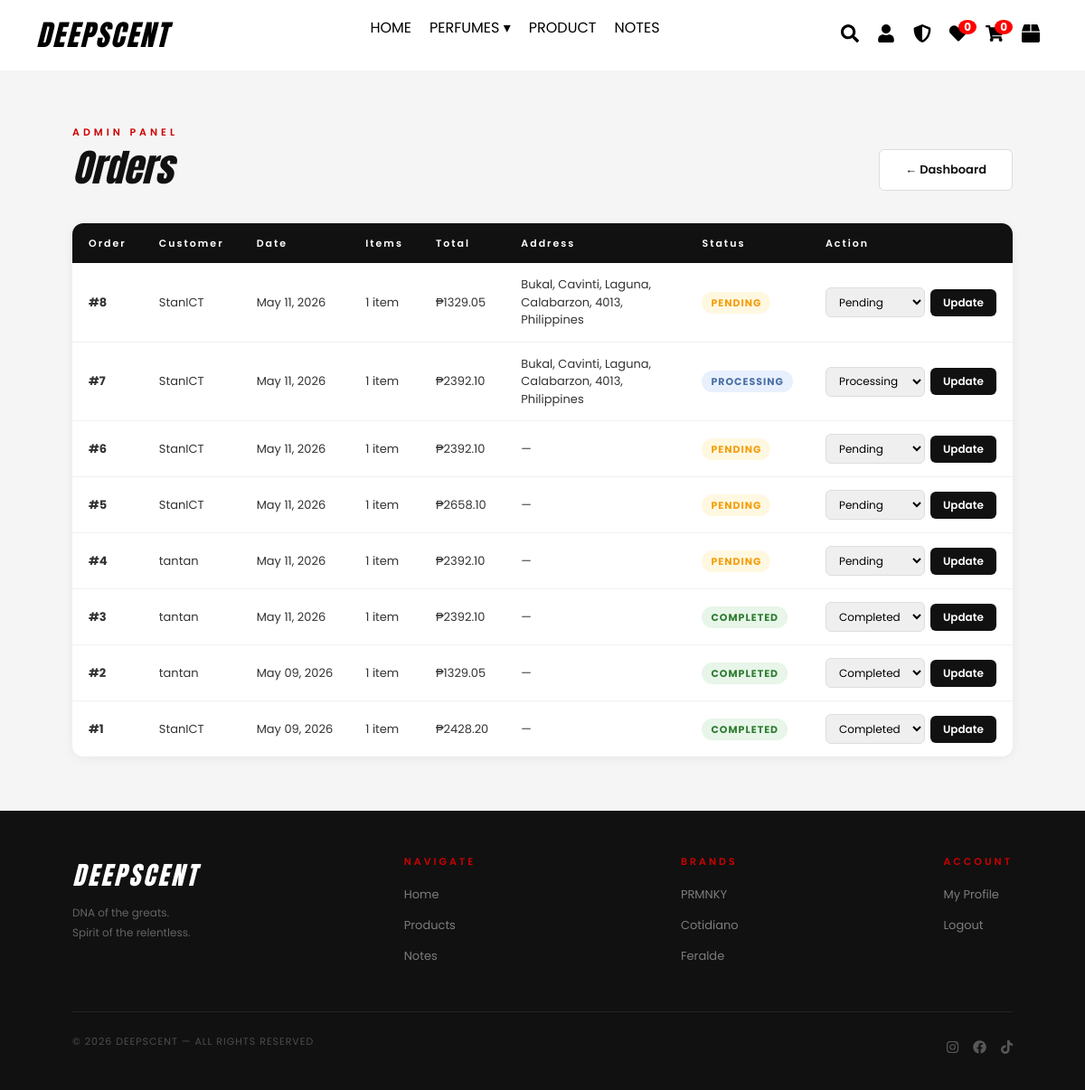
Page /admin/orders (signed in) on the earlier database version.
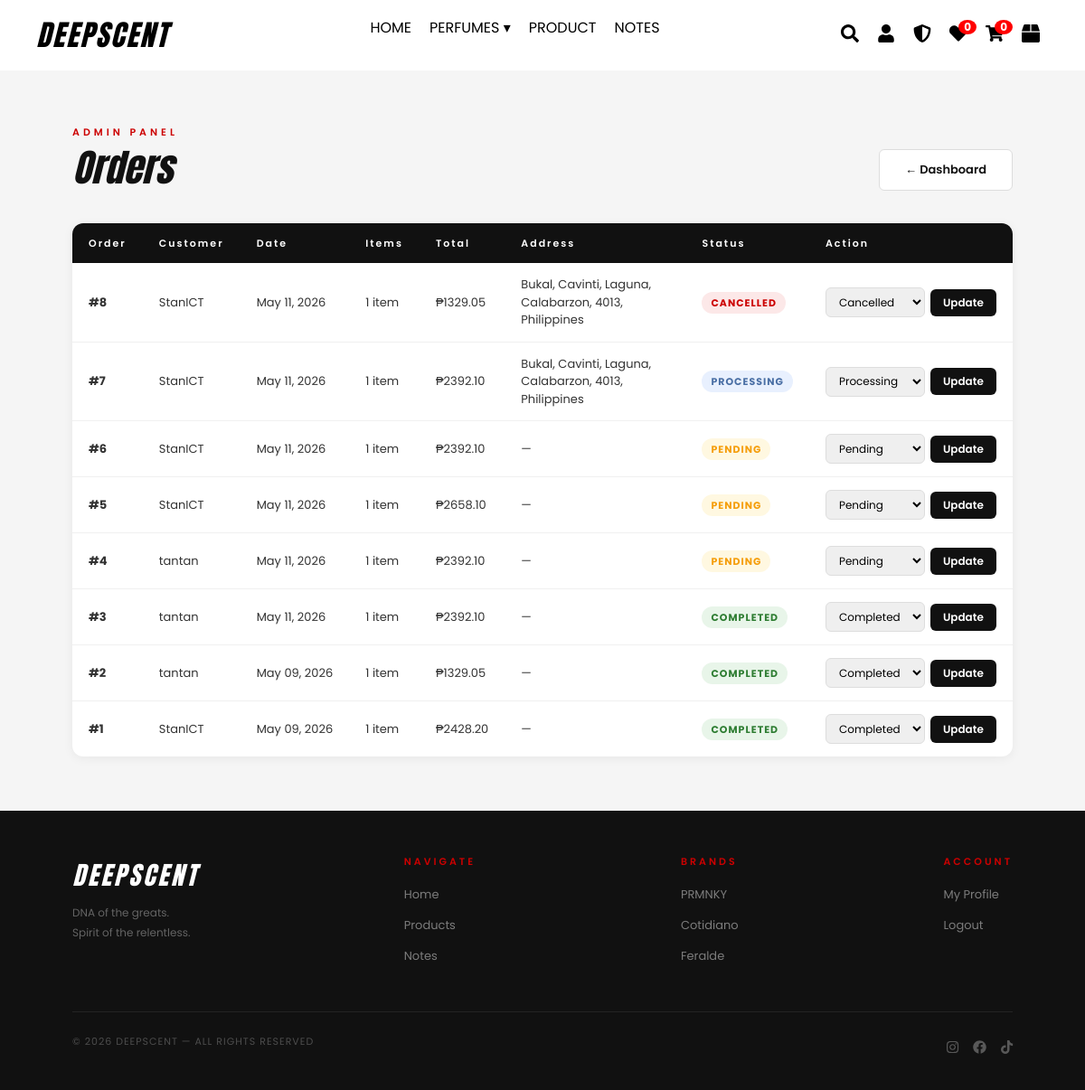
Same page on the later database version.
### website/models.py (models this page shows)
class Order(db.Model):
    id = db.Column(db.Integer, primary_key=True)
    user_id = db.Column(db.Integer, db.ForeignKey('user.id'), nullable=False)
    created_at = db.Column(db.DateTime, default=datetime.utcnow)
    status = db.Column(db.String(20), default='Pending')
    total = db.Column(db.Float, nullable=False)
    address = db.Column(db.String(300), default='')
    items = db.relationship('OrderItem', backref='order', lazy=True)

class User(db.Model, UserMixin):
    id = db.Column(db.Integer, primary_key=True)
    username = db.Column(db.String(150), unique=True, nullable=False)
    password = db.Column(db.String(150), nullable=False)
    is_admin = db.Column(db.Boolean, default=False)
    avatar = db.Column(db.String(150), nullable=True)
    fullname = db.Column(db.String(150), default='')
    address = db.Column(db.String(300), default='')
    cart_items = db.relationship('CartItem', backref='user', lazy=True)
    favorites = db.relationship('Favorite', backref='user', lazy=True)
    orders = db.relationship('Order', backref='user', lazy=True)

### website/admin.py (the view)
@admin.route("/orders")
@login_required
def admin_orders():
    if not current_user.is_admin:
        abort(403)
    orders = Order.query.order_by(Order.created_at.desc()).all()
    return render_template('admin_orders.html', orders=orders)

### website/templates/admin_orders.html (shortened to what this page needs)
{% extends "base.html" %}
{% block content %}
<section class="admin-page">
    <div class="admin-header">
        <div>
            <p class="section-label">ADMIN PANEL</p>
            <h1 class="admin-title">Orders</h1>
        </div>
        <a href="{{ url_for('admin.dashboard') }}" class="admin-btn-secondary">← Dashboard</a>
    </div>
    <div class="admin-table-wrap">
        <table class="admin-table">
            <thead>
                <tr>
                    <th>Order</th>
                    <th>Customer</th>
                    <th>Date</th>
                    <th>Items</th>
                    <th>Total</th>
                    <th>Address</th>
                    <th>Status</th>
                    <th>Action</th>
                </tr>
            </thead>
            <tbody>
                {% for order in orders %}
                <tr>
                    <td><strong>#{{ order.id }}</strong></td>
                    <td>{{ order.user.username }}</td>
                    <td>{{ order.created_at.strftime('%b %d, %Y') }}</td>
                    <td>{{ order.items|length }} item{{ 's' if order.items|length != 1 }}</td>
                    <td>₱{{ "%.2f"|format(order.total) }}</td>
                    <td class="address-cell">{{ order.address or '—' }}</td>
                    <td><span class="order-status status-{{ order.status|lower }}">{{ order.status }}</span></td>
                    <td>
                        <form method="POST" action="{{ url_for('admin.update_order_status', order_id=order.id) }}" style="display:flex;gap:6px;align-items:center;">
                            <select name="status" class="status-select">
                                {% for s in ['Pending', 'Processing', 'Completed', 'Cancelled'] %}
                                <option value="{{ s }}" {% if order.status == s %}selected{% endif %}>{{ s }}</option>
                                {% endfor %}
                            </select>
                            <button type="submit" class="btn-update">Update</button>
                        </form>
                    </td>
                </tr>
                {% else %}
                <tr><td colspan="7" class="empty-row">No orders yet.</td></tr>
                {% endfor %}
            </tbody>
        </table>
    </div>
</section>
{% endblock %}

Differences in the rows shown:
changed Order id 8: status "PENDING" → "CANCELLED"; status "Pending" → "Cancelled"
